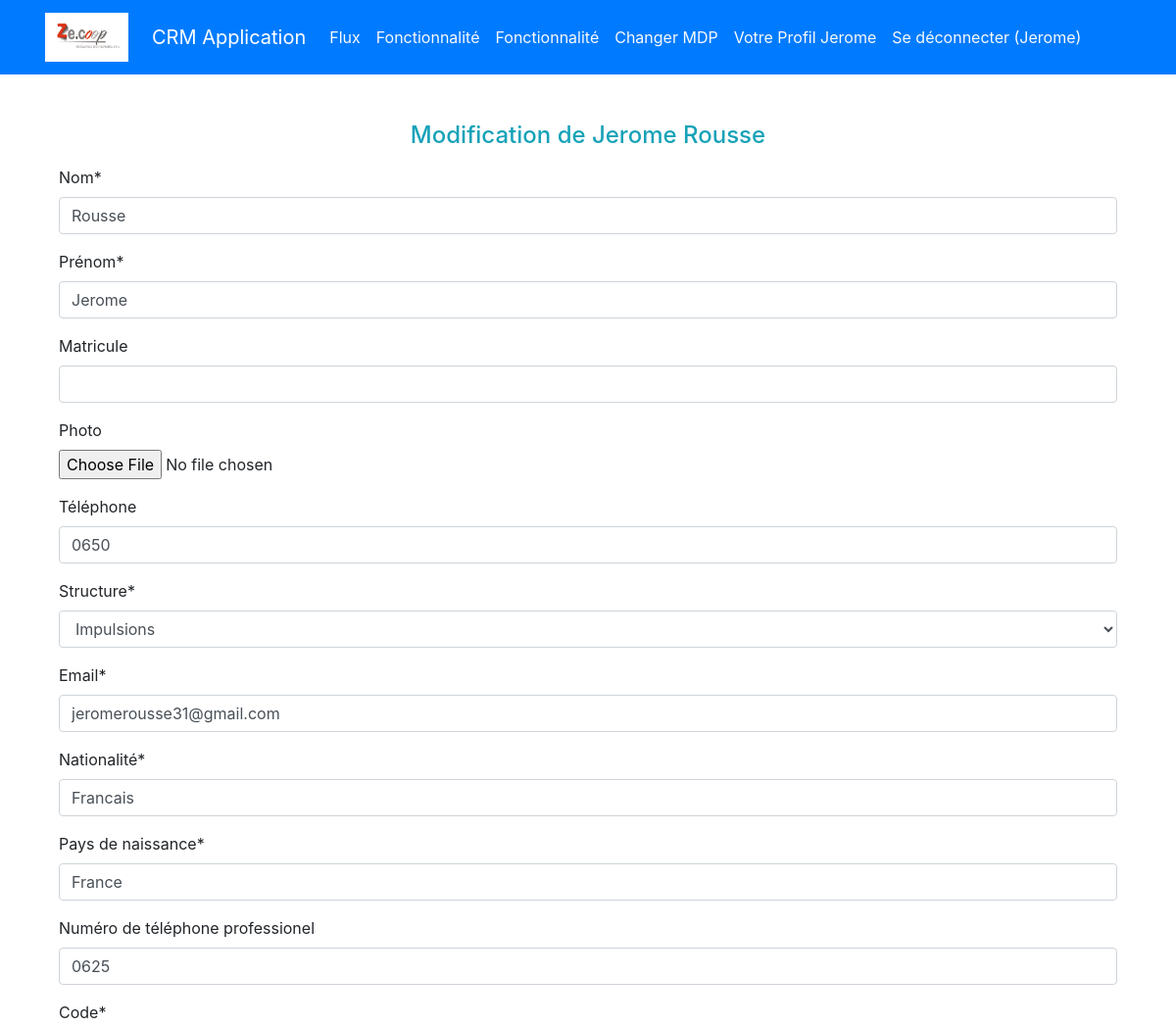
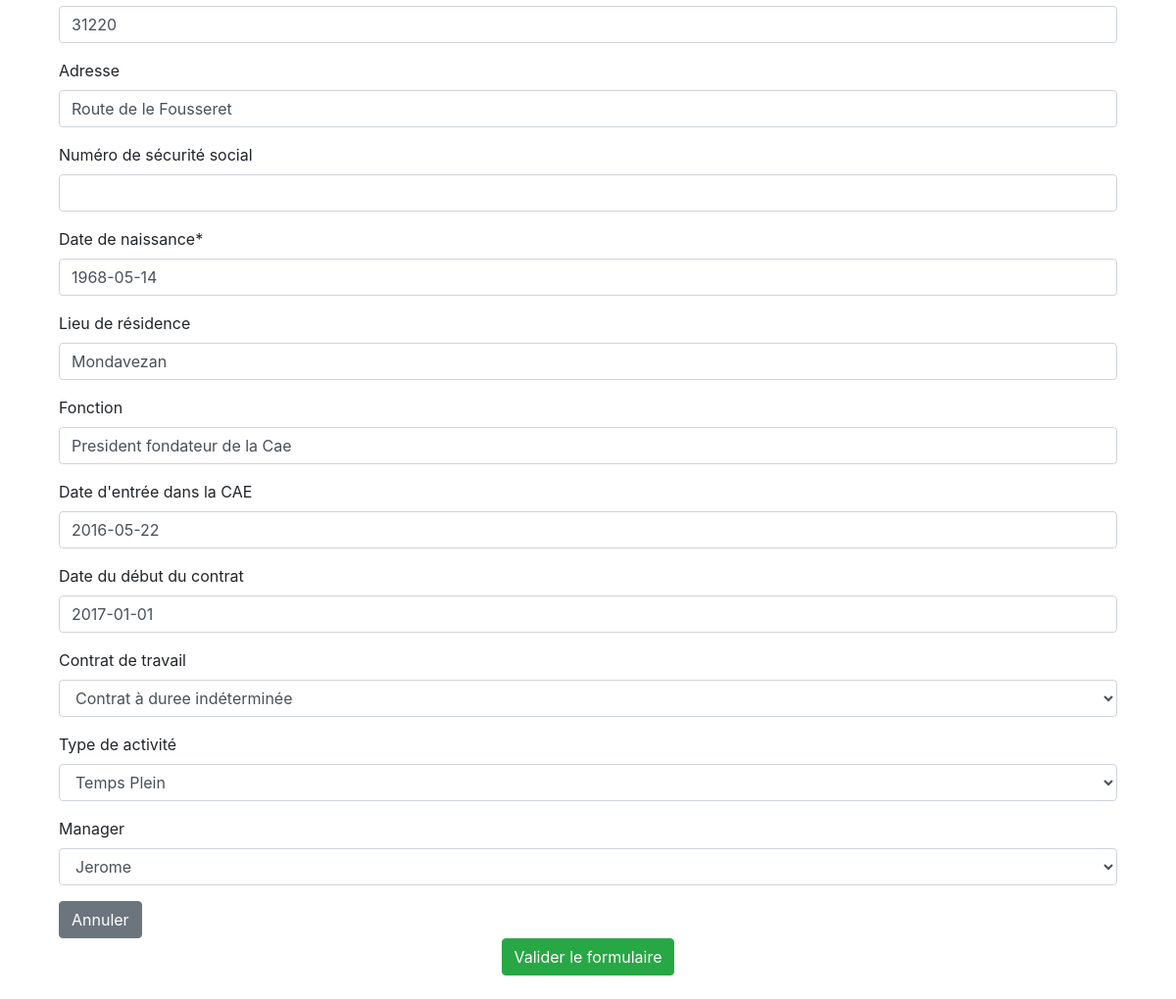
Page /home/update/1/ (signed in) on the committed database (2 pictures, top to bottom).
### authentification/models.py (models this page shows)
class User(AbstractUser):
    pass

### appflux/models.py (models this page shows, shortened)
class Entrepreneur(models.Model):
    nom = models.CharField (max_length=30,)
    prenom = models.CharField(max_length=30, verbose_name="prénom")
    matricule = models.CharField(max_length=30, blank=True)
    photo = models.ImageField(default='avatar.jpg', upload_to='entrepreneur_avatars', blank=True,)
    telephone = models.CharField(max_length=15 ,blank=True, verbose_name="téléphone")
    structure = models.CharField(max_length=40, choices=STRUCTURE,)
    email = models.CharField(max_length=150,)
    nationalite = models.CharField(max_length=150, verbose_name="nationalité")
    naissance = models.CharField(max_length=100, verbose_name="pays de naissance",)
    numero = models.CharField( max_length=15 ,verbose_name="numéro de téléphone professionel", blank=True)
    adresse_postal = models.CharField(max_length=200, verbose_name="Code")
    adresse = models.CharField(max_length=200, blank=True, null=True)
    securite_social = models.CharField(max_length=240, blank=True, verbose_name=" Numéro de sécurité social")
    date_naissance = models.DateField(verbose_name="date de naissance")
    ville = models.CharField(max_length=120, verbose_name="lieu de résidence", blank=True )
    fonction = models.CharField(max_length=240, blank=True,)
    date_entree = models.DateField(blank=True, null= True, verbose_name="date d'entrée dans la CAE")
    debut = models.DateField(blank=True, null=True, verbose_name="date du début du contrat")
    motif = models.CharField(max_length=240, blank=True, verbose_name=' Contrat de travail', choices=TRAVAIL)
    activite = models.CharField(max_length=40, blank=True, verbose_name="type de activité", choices=ACTIVITE)
    manager = models.ForeignKey(User, on_delete=models.CASCADE, null=True, blank=True)

### appflux/views.py (the view, shortened to what this page needs)
# urls.py: path('home/update/<int:pk>/', appflux.views.UpdateEntrepreneur.as_view(), name='update_entrepreneur'),
class UpdateEntrepreneur(LoginRequiredMixin, UpdateView):
    model = Entrepreneur
    form_class =  EntrepreneurForm
    template_name = 'appflux/form.html'

### appflux/forms.py
class EntrepreneurForm(ModelForm):
    class Meta:
       model = Entrepreneur
       fields = '__all__'

### appflux/templates/appflux/form.html (shortened to what this page needs)
{% extends 'base.html' %}
{% block content %}
{% load crispy_forms_tags %}
{% if object %}
<h4 class="text-info text-center"> Modification de {{object.prenom}}  {{object.nom}}</h4>
{% else %}
<h4 class = "text-info text-center" > Creation d'un entrepreneur</h4>
{% endif %}
<div class="container mt-3">
    <form method="POST" enctype="multipart/form-data" action="" style="height: min-content; ">
        <div class = "col-sm-12">
            {{ form|crispy }}
                {% if object %}
                <a href = "{% url 'entrepreneur_detail' object.id %}" class="btn btn-secondary">Annuler</a>
                {% else %}
                <a href = "{% url 'home'  %}" > Annuler</a>
                {% endif %}
            </div>
        </div>
        <div class="text-center">
        <input class="btn btn-success text-center" type="submit" value="Valider le formulaire">
        </div>
{% endblock content %}

### templates/base.html (shortened to what this page needs)
<!doctype html>
{% load static %}
<html lang="en">
<head>
    <link rel="stylesheet" href="https://cdn.jsdelivr.net/npm/bootstrap@4.3.1/dist/css/bootstrap.min.css"
>
</head>
<body>
<div class="bg-primary">
    <div class="container">
        <div class="row">
            <nav class="col navbar navbar-expand-lg navbar-dark">
                <img class="navbar-brand mr-4" src="{% static 'logo.jpg' %}" width="85" height="60" alt="Logo" accept=".jpg,.jpeg,.png"></br>
                <a class="navbar-brand" href="{% url 'home' %}">CRM Application</a>
                <div id="navbarContent" class="collapse navbar-collapse">
                    <ul class="navbar-nav">
                        {% if user.is_authenticated %}
                        <li class="nav-item ">
                            <a class="nav-link text-light"
                               href="{% url 'home' %}">Flux</a>
                        <li class="nav-item">
                            <a class="nav-link text-light"
                               href="{% url 'home' %}">Fonctionnalité</a>
                        </li>
                        <li class="nav-item">
                            <a class="nav-link text-light"
                               href="{% url 'home' %}">Fonctionnalité</a>
                        </li>
                        <li class="nav-item ">
                            <a class="nav-link text-light"
                               href="{% url 'password_change' %}">Changer
                                MDP</a>
                        </li>
                        <li class="nav-item ">
                            <a class= "nav-link text-light"href="{% url 'profile' %}" title="Update my profile">Votre Profil {{request.user | title}}</a>
                        </li>
                        <li class="nav-item ">
                            <a class="nav-link text-light" href="{% url 'logout' %}">Se
                                déconnecter ({{ request.user }})</a>
                        {% endif %}
                    </ul>
                </div>
            </nav>
        </div>
    </div>
</div>
{% block content %}
{% endblock content %}
</body>
</html>

### rows in the picture
User: user "Jerome"
Entrepreneur: prenom "Jerome", nom "Rousse", telephone "0650", structure "Impulsions", email "jeromerousse31@gmail.com", nationalite "Francais", naissance "France", numero "0625", adresse_postal "31220", adresse "Route de le Fousseret", date_naissance "1968-05-14", ville "Mondavezan", fonction "President fondateur de la Cae", date_entree "2016-05-22", debut "2017-01-01", motif "Contrat à duree indéterminée", activite "Temps Plein", manager "Jerome"
